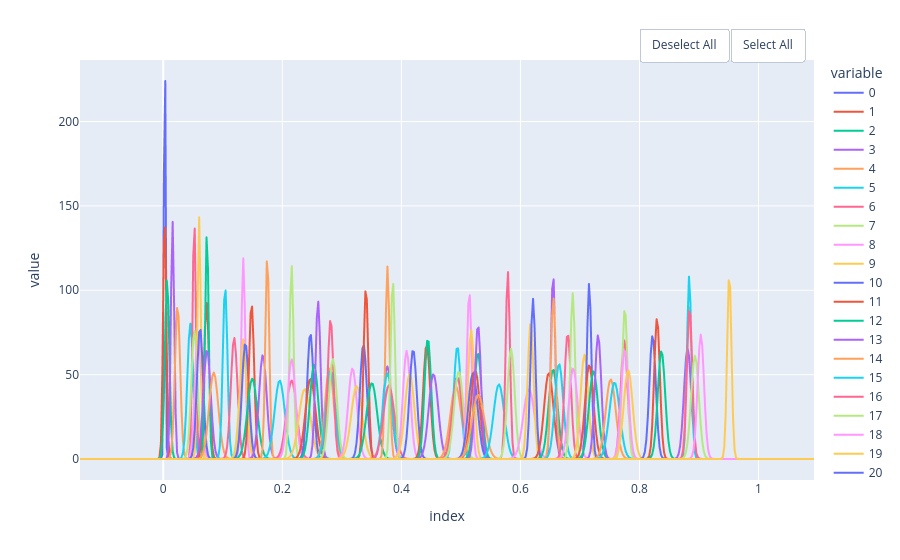
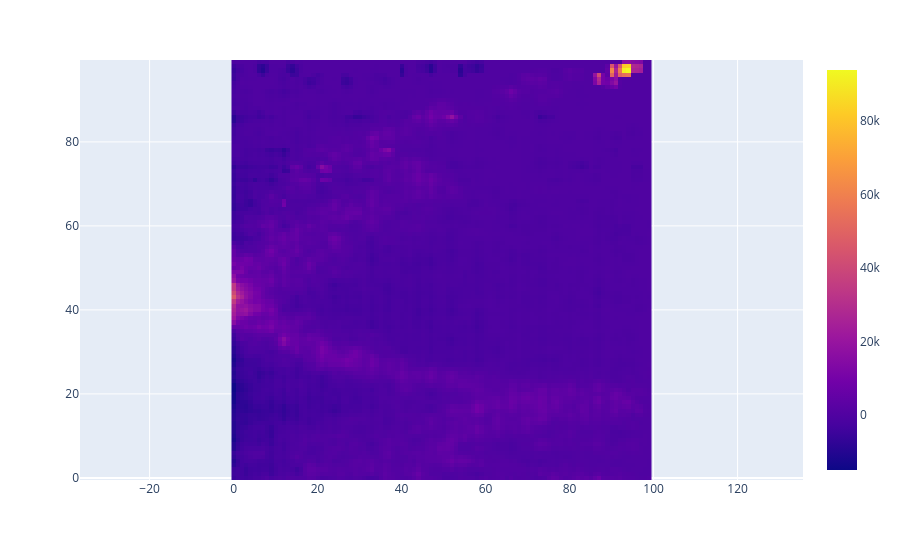

Here is the notebook cell these charts were saved with, in order:
### Code cell
#spn.plot_som(som_1, True)
spn.plot_som(som_2, True)
spn.plot_hcm(correlation_matrix)

### Figure 1 — Plotly figure (JSON) as saved in the notebook; plotly's stock layout.template omitted (floating-point values rounded to 4 significant figures; data arrays with more than 128 entries replaced by an {"elided": "..."} marker saying what was removed)
{"data": [{"hovertemplate": "variable=0<br>index=%{x}<br>value=%{y}<extra></extra>", "legendgroup": "0", "line": {"color": "#636efa", "dash": "solid"}, "marker": {"symbol": "circle"}, "mode": "lines", "name": "0", "showlegend": true, "x": {"elided": "500 float values"}, "xaxis": "x", "y": {"elided": "500 float values"}, "yaxis": "y", "type": "scattergl"}, {"hovertemplate": "variable=1<br>index=%{x}<br>value=%{y}<extra></extra>", "legendgroup": "1", "line": {"color": "#EF553B", "dash": "solid"}, "marker": {"symbol": "circle"}, "mode": "lines", "name": "1", "showlegend": true, "x": {"elided": "500 float values"}, "xaxis": "x", "y": {"elided": "500 float values"}, "yaxis": "y", "type": "scattergl"}, {"hovertemplate": "variable=2<br>index=%{x}<br>value=%{y}<extra></extra>", "legendgroup": "2", "line": {"color": "#00cc96", "dash": "solid"}, "marker": {"symbol": "circle"}, "mode": "lines", "name": "2", "showlegend": true, "x": {"elided": "500 float values"}, "xaxis": "x", "y": {"elided": "500 float values"}, "yaxis": "y", "type": "scattergl"}, {"hovertemplate": "variable=3<br>index=%{x}<br>value=%{y}<extra></extra>", "legendgroup": "3", "line": {"color": "#ab63fa", "dash": "solid"}, "marker": {"symbol": "circle"}, "mode": "lines", "name": "3", "showlegend": true, "x": {"elided": "500 float values"}, "xaxis": "x", "y": {"elided": "500 float values"}, "yaxis": "y", "type": "scattergl"}, {"hovertemplate": "variable=4<br>index=%{x}<br>value=%{y}<extra></extra>", "legendgroup": "4", "line": {"color": "#FFA15A", "dash": "solid"}, "marker": {"symbol": "circle"}, "mode": "lines", "name": "4", "showlegend": true, "x": {"elided": "500 float values"}, "xaxis": "x", "y": {"elided": "500 float values"}, "yaxis": "y", "type": "scattergl"}, {"hovertemplate": "variable=5<br>index=%{x}<br>value=%{y}<extra></extra>", "legendgroup": "5", "line": {"color": "#19d3f3", "dash": "solid"}, "marker": {"symbol": "circle"}, "mode": "lines", "name": "5", "showlegend": true, "x": {"elided": "500 float values"}, "xaxis": "x", "y": {"elided": "500 float values"}, "yaxis": "y", "type": "scattergl"}, {"hovertemplate": "variable=6<br>index=%{x}<br>value=%{y}<extra></extra>", "legendgroup": "6", "line": {"color": "#FF6692", "dash": "solid"}, "marker": {"symbol": "circle"}, "mode": "lines", "name": "6", "showlegend": true, "x": {"elided": "500 float values"}, "xaxis": "x", "y": {"elided": "500 float values"}, "yaxis": "y", "type": "scattergl"}, {"hovertemplate": "variable=7<br>index=%{x}<br>value=%{y}<extra></extra>", "legendgroup": "7", "line": {"color": "#B6E880", "dash": "solid"}, "marker": {"symbol": "circle"}, "mode": "lines", "name": "7", "showlegend": true, "x": {"elided": "500 float values"}, "xaxis": "x", "y": {"elided": "500 float values"}, "yaxis": "y", "type": "scattergl"}, {"hovertemplate": "variable=8<br>index=%{x}<br>value=%{y}<extra></extra>", "legendgroup": "8", "line": {"color": "#FF97FF", "dash": "solid"}, "marker": {"symbol": "circle"}, "mode": "lines", "name": "8", "showlegend": true, "x": {"elided": "500 float values"}, "xaxis": "x", "y": {"elided": "500 float values"}, "yaxis": "y", "type": "scattergl"}, {"hovertemplate": "variable=9<br>index=%{x}<br>value=%{y}<extra></extra>", "legendgroup": "9", "line": {"color": "#FECB52", "dash": "solid"}, "marker": {"symbol": "circle"}, "mode": "lines", "name": "9", "showlegend": true, "x": {"elided": "500 float values"}, "xaxis": "x", "y": {"elided": "500 float values"}, "yaxis": "y", "type": "scattergl"}, {"hovertemplate": "variable=10<br>index=%{x}<br>value=%{y}<extra></extra>", "legendgroup": "10", "line": {"color": "#636efa", "dash": "solid"}, "marker": {"symbol": "circle"}, "mode": "lines", "name": "10", "showlegend": true, "x": {"elided": "500 float values"}, "xaxis": "x", "y": {"elided": "500 float values"}, "yaxis": "y", "type": "scattergl"}, {"hovertemplate": "variable=11<br>index=%{x}<br>value=%{y}<extra></extra>", "legendgroup": "11", "line": {"color": "#EF553B", "dash": "solid"}, "marker": {"symbol": "circle"}, "mode": "lines", "name": "11", "showlegend": true, "x": {"elided": "500 float values"}, "xaxis": "x", "y": {"elided": "500 float values"}, "yaxis": "y", "type": "scattergl"}, {"hovertemplate": "variable=12<br>index=%{x}<br>value=%{y}<extra></extra>", "legendgroup": "12", "line": {"color": "#00cc96", "dash": "solid"}, "marker": {"symbol": "circle"}, "mode": "lines", "name": "12", "showlegend": true, "x": {"elided": "500 float values"}, "xaxis": "x", "y": {"elided": "500 float values"}, "yaxis": "y", "type": "scattergl"}, {"hovertemplate": "variable=13<br>index=%{x}<br>value=%{y}<extra></extra>", "legendgroup": "13", "line": {"color": "#ab63fa", "dash": "solid"}, "marker": {"symbol": "circle"}, "mode": "lines", "name": "13", "showlegend": true, "x": {"elided": "500 float values"}, "xaxis": "x", "y": {"elided": "500 float values"}, "yaxis": "y", "type": "scattergl"}, {"hovertemplate": "variable=14<br>index=%{x}<br>value=%{y}<extra></extra>", "legendgroup": "14", "line": {"color": "#FFA15A", "dash": "solid"}, "marker": {"symbol": "circle"}, "mode": "lines", "name": "14", "showlegend": true, "x": {"elided": "500 float values"}, "xaxis": "x", "y": {"elided": "500 float values"}, "yaxis": "y", "type": "scattergl"}, {"hovertemplate": "variable=15<br>index=%{x}<br>value=%{y}<extra></extra>", "legendgroup": "15", "line": {"color": "#19d3f3", "dash": "solid"}, "marker": {"symbol": "circle"}, "mode": "lines", "name": "15", "showlegend": true, "x": {"elided": "500 float values"}, "xaxis": "x", "y": {"elided": "500 float values"}, "yaxis": "y", "type": "scattergl"}, {"hovertemplate": "variable=16<br>index=%{x}<br>value=%{y}<extra></extra>", "legendgroup": "16", "line": {"color": "#FF6692", "dash": "solid"}, "marker": {"symbol": "circle"}, "mode": "lines", "name": "16", "showlegend": true, "x": {"elided": "500 float values"}, "xaxis": "x", "y": {"elided": "500 float values"}, "yaxis": "y", "type": "scattergl"}, {"hovertemplate": "variable=17<br>index=%{x}<br>value=%{y}<extra></extra>", "legendgroup": "17", "line": {"color": "#B6E880", "dash": "solid"}, "marker": {"symbol": "circle"}, "mode": "lines", "name": "17", "showlegend": true, "x": {"elided": "500 float values"}, "xaxis": "x", "y": {"elided": "500 float values"}, "yaxis": "y", "type": "scattergl"}, {"hovertemplate": "variable=18<br>index=%{x}<br>value=%{y}<extra></extra>", "legendgroup": "18", "line": {"color": "#FF97FF", "dash": "solid"}, "marker": {"symbol": "circle"}, "mode": "lines", "name": "18", "showlegend": true, "x": {"elided": "500 float values"}, "xaxis": "x", "y": {"elided": "500 float values"}, "yaxis": "y", "type": "scattergl"}, {"hovertemplate": "variable=19<br>index=%{x}<br>value=%{y}<extra></extra>", "legendgroup": "19", "line": {"color": "#FECB52", "dash": "solid"}, "marker": {"symbol": "circle"}, "mode": "lines", "name": "19", "showlegend": true, "x": {"elided": "500 float values"}, "xaxis": "x", "y": {"elided": "500 float values"}, "yaxis": "y", "type": "scattergl"}, {"hovertemplate": "variable=20<br>index=%{x}<br>value=%{y}<extra></extra>", "legendgroup": "20", "line": {"color": "#636efa", "dash": "solid"}, "marker": {"symbol": "circle"}, "mode": "lines", "name": "20", "showlegend": true, "x": {"elided": "500 float values"}, "xaxis": "x", "y": {"elided": "500 float values"}, "yaxis": "y", "type": "scattergl"}, {"hovertemplate": "variable=21<br>index=%{x}<br>value=%{y}<extra></extra>", "legendgroup": "21", "line": {"color": "#EF553B", "dash": "solid"}, "marker": {"symbol": "circle"}, "mode": "lines", "name": "21", "showlegend": true, "x": {"elided": "500 float values"}, "xaxis": "x", "y": {"elided": "500 float values"}, "yaxis": "y", "type": "scattergl"}, {"hovertemplate": "variable=22<br>index=%{x}<br>value=%{y}<extra></extra>", "legendgroup": "22", "line": {"color": "#00cc96", "dash": "solid"}, "marker": {"symbol": "circle"}, "mode": "lines", "name": "22", "showlegend": true, "x": {"elided": "500 float values"}, "xaxis": "x", "y": {"elided": "500 float values"}, "yaxis": "y", "type": "scattergl"}, {"hovertemplate": "variable=23<br>index=%{x}<br>value=%{y}<extra></extra>", "legendgroup": "23", "line": {"color": "#ab63fa", "dash": "solid"}, "marker": {"symbol": "circle"}, "mode": "lines", "name": "23", "showlegend": true, "x": {"elided": "500 float values"}, "xaxis": "x", "y": {"elided": "500 float values"}, "yaxis": "y", "type": "scattergl"}, {"hovertemplate": "variable=24<br>index=%{x}<br>value=%{y}<extra></extra>", "legendgroup": "24", "line": {"color": "#FFA15A", "dash": "solid"}, "marker": {"symbol": "circle"}, "mode": "lines", "name": "24", "showlegend": true, "x": {"elided": "500 float values"}, "xaxis": "x", "y": {"elided": "500 float values"}, "yaxis": "y", "type": "scattergl"}, {"hovertemplate": "variable=25<br>index=%{x}<br>value=%{y}<extra></extra>", "legendgroup": "25", "line": {"color": "#19d3f3", "dash": "solid"}, "marker": {"symbol": "circle"}, "mode": "lines", "name": "25", "showlegend": true, "x": {"elided": "500 float values"}, "xaxis": "x", "y": {"elided": "500 float values"}, "yaxis": "y", "type": "scattergl"}, {"hovertemplate": "variable=26<br>index=%{x}<br>value=%{y}<extra></extra>", "legendgroup": "26", "line": {"color": "#FF6692", "dash": "solid"}, "marker": {"symbol": "circle"}, "mode": "lines", "name": "26", "showlegend": true, "x": {"elided": "500 float values"}, "xaxis": "x", "y": {"elided": "500 float values"}, "yaxis": "y", "type": "scattergl"}, {"hovertemplate": "variable=27<br>index=%{x}<br>value=%{y}<extra></extra>", "legendgroup": "27", "line": {"color": "#B6E880", "dash": "solid"}, "marker": {"symbol": "circle"}, "mode": "lines", "name": "27", "showlegend": true, "x": {"elided": "500 float values"}, "xaxis": "x", "y": {"elided": "500 float values"}, "yaxis": "y", "type": "scattergl"}, {"hovertemplate": "variable=28<br>index=%{x}<br>value=%{y}<extra></extra>", "legendgroup": "28", "line": {"color": "#FF97FF", "dash": "solid"}, "marker": {"symbol": "circle"}, "mode": "lines", "name": "28", "showlegend": true, "x": {"elided": "500 float values"}, "xaxis": "x", "y": {"elided": "500 float values"}, "yaxis": "y", "type": "scattergl"}, {"hovertemplate": "variable=29<br>index=%{x}<br>value=%{y}<extra></extra>", "legendgroup": "29", "line": {"color": "#FECB52", "dash": "solid"}, "marker": {"symbol": "circle"}, "mode": "lines", "name": "29", "showlegend": true, "x": {"elided": "500 float values"}, "xaxis": "x", "y": {"elided": "500 float values"}, "yaxis": "y", "type": "scattergl"}, {"hovertemplate": "variable=30<br>index=%{x}<br>value=%{y}<extra></extra>", "legendgroup": "30", "line": {"color": "#636efa", "dash": "solid"}, "marker": {"symbol": "circle"}, "mode": "lines", "name": "30", "showlegend": true, "x": {"elided": "500 float values"}, "xaxis": "x", "y": {"elided": "500 float values"}, "yaxis": "y", "type": "scattergl"}, {"hovertemplate": "variable=31<br>index=%{x}<br>value=%{y}<extra></extra>", "legendgroup": "31", "line": {"color": "#EF553B", "dash": "solid"}, "marker": {"symbol": "circle"}, "mode": "lines", "name": "31", "showlegend": true, "x": {"elided": "500 float values"}, "xaxis": "x", "y": {"elided": "500 float values"}, "yaxis": "y", "type": "scattergl"}, {"hovertemplate": "variable=32<br>index=%{x}<br>value=%{y}<extra></extra>", "legendgroup": "32", "line": {"color": "#00cc96", "dash": "solid"}, "marker": {"symbol": "circle"}, "mode": "lines", "name": "32", "showlegend": true, "x": {"elided": "500 float values"}, "xaxis": "x", "y": {"elided": "500 float values"}, "yaxis": "y", "type": "scattergl"}, {"hovertemplate": "variable=33<br>index=%{x}<br>value=%{y}<extra></extra>", "legendgroup": "33", "line": {"color": "#ab63fa", "dash": "solid"}, "marker": {"symbol": "circle"}, "mode": "lines", "name": "33", "showlegend": true, "x": {"elided": "500 float values"}, "xaxis": "x", "y": {"elided": "500 float values"}, "yaxis": "y", "type": "scattergl"}, {"hovertemplate": "variable=34<br>index=%{x}<br>value=%{y}<extra></extra>", "legendgroup": "34", "line": {"color": "#FFA15A", "dash": "solid"}, "marker": {"symbol": "circle"}, "mode": "lines", "name": "34", "showlegend": true, "x": {"elided": "500 float values"}, "xaxis": "x", "y": {"elided": "500 float values"}, "yaxis": "y", "type": "scattergl"}, {"hovertemplate": "variable=35<br>index=%{x}<br>value=%{y}<extra></extra>", "legendgroup": "35", "line": {"color": "#19d3f3", "dash": "solid"}, "marker": {"symbol": "circle"}, "mode": "lines", "name": "35", "showlegend": true, "x": {"elided": "500 float values"}, "xaxis": "x", "y": {"elided": "500 float values"}, "yaxis": "y", "type": "scattergl"}, {"hovertemplate": "variable=36<br>index=%{x}<br>value=%{y}<extra></extra>", "legendgroup": "36", "line": {"color": "#FF6692", "dash": "solid"}, "marker": {"symbol": "circle"}, "mode": "lines", "name": "36", "showlegend": true, "x": {"elided": "500 float values"}, "xaxis": "x", "y": {"elided": "500 float values"}, "yaxis": "y", "type": "scattergl"}, {"hovertemplate": "variable=37<br>index=%{x}<br>value=%{y}<extra></extra>", "legendgroup": "37", "line": {"color": "#B6E880", "dash": "solid"}, "marker": {"symbol": "circle"}, "mode": "lines", "name": "37", "showlegend": true, "x": {"elided": "500 float values"}, "xaxis": "x", "y": {"elided": "500 float values"}, "yaxis": "y", "type": "scattergl"}, {"hovertemplate": "variable=38<br>index=%{x}<br>value=%{y}<extra></extra>", "legendgroup": "38", "line": {"color": "#FF97FF", "dash": "solid"}, "marker": {"symbol": "circle"}, "mode": "lines", "name": "38", "showlegend": true, "x": {"elided": "500 float values"}, "xaxis": "x", "y": {"elided": "500 float values"}, "yaxis": "y", "type": "scattergl"}, {"hovertemplate": "variable=39<br>index=%{x}<br>value=%{y}<extra></extra>", "legendgroup": "39", "line": {"color": "#FECB52", "dash": "solid"}, "marker": {"symbol": "circle"}, "mode": "lines", "name": "39", "showlegend": true, "x": {"elided": "500 float values"}, "xaxis": "x", "y": {"elided": "500 float values"}, "yaxis": "y", "type": "scattergl"}, {"hovertemplate": "variable=40<br>index=%{x}<br>value=%{y}<extra></extra>", "legendgroup": "40", "line": {"color": "#636efa", "dash": "solid"}, "marker": {"symbol": "circle"}, "mode": "lines", "name": "40", "showlegend": true, "x": {"elided": "500 float values"}, "xaxis": "x", "y": {"elided": "500 float values"}, "yaxis": "y", "type": "scattergl"}, {"hovertemplate": "variable=41<br>index=%{x}<br>value=%{y}<extra></extra>", "legendgroup": "41", "line": {"color": "#EF553B", "dash": "solid"}, "marker": {"symbol": "circle"}, "mode": "lines", "name": "41", "showlegend": true, "x": {"elided": "500 float values"}, "xaxis": "x", "y": {"elided": "500 float values"}, "yaxis": "y", "type": "scattergl"}, {"hovertemplate": "variable=42<br>index=%{x}<br>value=%{y}<extra></extra>", "legendgroup": "42", "line": {"color": "#00cc96", "dash": "solid"}, "marker": {"symbol": "circle"}, "mode": "lines", "name": "42", "showlegend": true, "x": {"elided": "500 float values"}, "xaxis": "x", "y": {"elided": "500 float values"}, "yaxis": "y", "type": "scattergl"}, {"hovertemplate": "variable=43<br>index=%{x}<br>value=%{y}<extra></extra>", "legendgroup": "43", "line": {"color": "#ab63fa", "dash": "solid"}, "marker": {"symbol": "circle"}, "mode": "lines", "name": "43", "showlegend": true, "x": {"elided": "500 float values"}, "xaxis": "x", "y": {"elided": "500 float values"}, "yaxis": "y", "type": "scattergl"}, {"hovertemplate": "variable=44<br>index=%{x}<br>value=%{y}<extra></extra>", "legendgroup": "44", "line": {"color": "#FFA15A", "dash": "solid"}, "marker": {"symbol": "circle"}, "mode": "lines", "name": "44", "showlegend": true, "x": {"elided": "500 float values"}, "xaxis": "x", "y": {"elided": "500 float values"}, "yaxis": "y", "type": "scattergl"}, {"hovertemplate": "variable=45<br>index=%{x}<br>value=%{y}<extra></extra>", "legendgroup": "45", "line": {"color": "#19d3f3", "dash": "solid"}, "marker": {"symbol": "circle"}, "mode": "lines", "name": "45", "showlegend": true, "x": {"elided": "500 float values"}, "xaxis": "x", "y": {"elided": "500 float values"}, "yaxis": "y", "type": "scattergl"}, {"hovertemplate": "variable=46<br>index=%{x}<br>value=%{y}<extra></extra>", "legendgroup": "46", "line": {"color": "#FF6692", "dash": "solid"}, "marker": {"symbol": "circle"}, "mode": "lines", "name": "46", "showlegend": true, "x": {"elided": "500 float values"}, "xaxis": "x", "y": {"elided": "500 float values"}, "yaxis": "y", "type": "scattergl"}, {"hovertemplate": "variable=47<br>index=%{x}<br>value=%{y}<extra></extra>", "legendgroup": "47", "line": {"color": "#B6E880", "dash": "solid"}, "marker": {"symbol": "circle"}, "mode": "lines", "name": "47", "showlegend": true, "x": {"elided": "500 float values"}, "xaxis": "x", "y": {"elided": "500 float values"}, "yaxis": "y", "type": "scattergl"}, {"hovertemplate": "variable=48<br>index=%{x}<br>value=%{y}<extra></extra>", "legendgroup": "48", "line": {"color": "#FF97FF", "dash": "solid"}, "marker": {"symbol": "circle"}, "mode": "lines", "name": "48", "showlegend": true, "x": {"elided": "500 float values"}, "xaxis": "x", "y": {"elided": "500 float values"}, "yaxis": "y", "type": "scattergl"}, {"hovertemplate": "variable=49<br>index=%{x}<br>value=%{y}<extra></extra>", "legendgroup": "49", "line": {"color": "#FECB52", "dash": "solid"}, "marker": {"symbol": "circle"}, "mode": "lines", "name": "49", "showlegend": true, "x": {"elided": "500 float values"}, "xaxis": "x", "y": {"elided": "500 float values"}, "yaxis": "y", "type": "scattergl"}, {"hovertemplate": "variable=50<br>index=%{x}<br>value=%{y}<extra></extra>", "legendgroup": "50", "line": {"color": "#636efa", "dash": "solid"}, "marker": {"symbol": "circle"}, "mode": "lines", "name": "50", "showlegend": true, "x": {"elided": "500 float values"}, "xaxis": "x", "y": {"elided": "500 float values"}, "yaxis": "y", "type": "scattergl"}, {"hovertemplate": "variable=51<br>index=%{x}<br>value=%{y}<extra></extra>", "legendgroup": "51", "line": {"color": "#EF553B", "dash": "solid"}, "marker": {"symbol": "circle"}, "mode": "lines", "name": "51", "showlegend": true, "x": {"elided": "500 float values"}, "xaxis": "x", "y": {"elided": "500 float values"}, "yaxis": "y", "type": "scattergl"}, {"hovertemplate": "variable=52<br>index=%{x}<br>value=%{y}<extra></extra>", "legendgroup": "52", "line": {"color": "#00cc96", "dash": "solid"}, "marker": {"symbol": "circle"}, "mode": "lines", "name": "52", "showlegend": true, "x": {"elided": "500 float values"}, "xaxis": "x", "y": {"elided": "500 float values"}, "yaxis": "y", "type": "scattergl"}, {"hovertemplate": "variable=53<br>index=%{x}<br>value=%{y}<extra></extra>", "legendgroup": "53", "line": {"color": "#ab63fa", "dash": "solid"}, "marker": {"symbol": "circle"}, "mode": "lines", "name": "53", "showlegend": true, "x": {"elided": "500 float values"}, "xaxis": "x", "y": {"elided": "500 float values"}, "yaxis": "y", "type": "scattergl"}, {"hovertemplate": "variable=54<br>index=%{x}<br>value=%{y}<extra></extra>", "legendgroup": "54", "line": {"color": "#FFA15A", "dash": "solid"}, "marker": {"symbol": "circle"}, "mode": "lines", "name": "54", "showlegend": true, "x": {"elided": "500 float values"}, "xaxis": "x", "y": {"elided": "500 float values"}, "yaxis": "y", "type": "scattergl"}, {"hovertemplate": "variable=55<br>index=%{x}<br>value=%{y}<extra></extra>", "legendgroup": "55", "line": {"color": "#19d3f3", "dash": "solid"}, "marker": {"symbol": "circle"}, "mode": "lines", "name": "55", "showlegend": true, "x": {"elided": "500 float values"}, "xaxis": "x", "y": {"elided": "500 float values"}, "yaxis": "y", "type": "scattergl"}, {"hovertemplate": "variable=56<br>index=%{x}<br>value=%{y}<extra></extra>", "legendgroup": "56", "line": {"color": "#FF6692", "dash": "solid"}, "marker": {"symbol": "circle"}, "mode": "lines", "name": "56", "showlegend": true, "x": {"elided": "500 float values"}, "xaxis": "x", "y": {"elided": "500 float values"}, "yaxis": "y", "type": "scattergl"}, {"hovertemplate": "variable=57<br>index=%{x}<br>value=%{y}<extra></extra>", "legendgroup": "57", "line": {"color": "#B6E880", "dash": "solid"}, "marker": {"symbol": "circle"}, "mode": "lines", "name": "57", "showlegend": true, "x": {"elided": "500 float values"}, "xaxis": "x", "y": {"elided": "500 float values"}, "yaxis": "y", "type": "scattergl"}, {"hovertemplate": "variable=58<br>index=%{x}<br>value=%{y}<extra></extra>", "legendgroup": "58", "line": {"color": "#FF97FF", "dash": "solid"}, "marker": {"symbol": "circle"}, "mode": "lines", "name": "58", "showlegend": true, "x": {"elided": "500 float values"}, "xaxis": "x", "y": {"elided": "500 float values"}, "yaxis": "y", "type": "scattergl"}, {"hovertemplate": "variable=59<br>index=%{x}<br>value=%{y}<extra></extra>", "legendgroup": "59", "line": {"color": "#FECB52", "dash": "solid"}, "marker": {"symbol": "circle"}, "mode": "lines", "name": "59", "showlegend": true, "x": {"elided": "500 float values"}, "xaxis": "x", "y": {"elided": "500 float values"}, "yaxis": "y", "type": "scattergl"}, {"hovertemplate": "variable=60<br>index=%{x}<br>value=%{y}<extra></extra>", "legendgroup": "60", "line": {"color": "#636efa", "dash": "solid"}, "marker": {"symbol": "circle"}, "mode": "lines", "name": "60", "showlegend": true, "x": {"elided": "500 float values"}, "xaxis": "x", "y": {"elided": "500 float values"}, "yaxis": "y", "type": "scattergl"}, {"hovertemplate": "variable=61<br>index=%{x}<br>value=%{y}<extra></extra>", "legendgroup": "61", "line": {"color": "#EF553B", "dash": "solid"}, "marker": {"symbol": "circle"}, "mode": "lines", "name": "61", "showlegend": true, "x": {"elided": "500 float values"}, "xaxis": "x", "y": {"elided": "500 float values"}, "yaxis": "y", "type": "scattergl"}, {"hovertemplate": "variable=62<br>index=%{x}<br>value=%{y}<extra></extra>", "legendgroup": "62", "line": {"color": "#00cc96", "dash": "solid"}, "marker": {"symbol": "circle"}, "mode": "lines", "name": "62", "showlegend": true, "x": {"elided": "500 float values"}, "xaxis": "x", "y": {"elided": "500 float values"}, "yaxis": "y", "type": "scattergl"}, {"hovertemplate": "variable=63<br>index=%{x}<br>value=%{y}<extra></extra>", "legendgroup": "63", "line": {"color": "#ab63fa", "dash": "solid"}, "marker": {"symbol": "circle"}, "mode": "lines", "name": "63", "showlegend": true, "x": {"elided": "500 float values"}, "xaxis": "x", "y": {"elided": "500 float values"}, "yaxis": "y", "type": "scattergl"}, {"hovertemplate": "variable=64<br>index=%{x}<br>value=%{y}<extra></extra>", "legendgroup": "64", "line": {"color": "#FFA15A", "dash": "solid"}, "marker": {"symbol": "circle"}, "mode": "lines", "name": "64", "showlegend": true, "x": {"elided": "500 float values"}, "xaxis": "x", "y": {"elided": "500 float values"}, "yaxis": "y", "type": "scattergl"}, {"hovertemplate": "variable=65<br>index=%{x}<br>value=%{y}<extra></extra>", "legendgroup": "65", "line": {"color": "#19d3f3", "dash": "solid"}, "marker": {"symbol": "circle"}, "mode": "lines", "name": "65", "showlegend": true, "x": {"elided": "500 float values"}, "xaxis": "x", "y": {"elided": "500 float values"}, "yaxis": "y", "type": "scattergl"}, {"hovertemplate": "variable=66<br>index=%{x}<br>value=%{y}<extra></extra>", "legendgroup": "66", "line": {"color": "#FF6692", "dash": "solid"}, "marker": {"symbol": "circle"}, "mode": "lines", "name": "66", "showlegend": true, "x": {"elided": "500 float values"}, "xaxis": "x", "y": {"elided": "500 float values"}, "yaxis": "y", "type": "scattergl"}, {"hovertemplate": "variable=67<br>index=%{x}<br>value=%{y}<extra></extra>", "legendgroup": "67", "line": {"color": "#B6E880", "dash": "solid"}, "marker": {"symbol": "circle"}, "mode": "lines", "name": "67", "showlegend": true, "x": {"elided": "500 float values"}, "xaxis": "x", "y": {"elided": "500 float values"}, "yaxis": "y", "type": "scattergl"}, {"hovertemplate": "variable=68<br>index=%{x}<br>value=%{y}<extra></extra>", "legendgroup": "68", "line": {"color": "#FF97FF", "dash": "solid"}, "marker": {"symbol": "circle"}, "mode": "lines", "name": "68", "showlegend": true, "x": {"elided": "500 float values"}, "xaxis": "x", "y": {"elided": "500 float values"}, "yaxis": "y", "type": "scattergl"}, {"hovertemplate": "variable=69<br>index=%{x}<br>value=%{y}<extra></extra>", "legendgroup": "69", "line": {"color": "#FECB52", "dash": "solid"}, "marker": {"symbol": "circle"}, "mode": "lines", "name": "69", "showlegend": true, "x": {"elided": "500 float values"}, "xaxis": "x", "y": {"elided": "500 float values"}, "yaxis": "y", "type": "scattergl"}, {"hovertemplate": "variable=70<br>index=%{x}<br>value=%{y}<extra></extra>", "legendgroup": "70", "line": {"color": "#636efa", "dash": "solid"}, "marker": {"symbol": "circle"}, "mode": "lines", "name": "70", "showlegend": true, "x": {"elided": "500 float values"}, "xaxis": "x", "y": {"elided": "500 float values"}, "yaxis": "y", "type": "scattergl"}, {"hovertemplate": "variable=71<br>index=%{x}<br>value=%{y}<extra></extra>", "legendgroup": "71", "line": {"color": "#EF553B", "dash": "solid"}, "marker": {"symbol": "circle"}, "mode": "lines", "name": "71", "showlegend": true, "x": {"elided": "500 float values"}, "xaxis": "x", "y": {"elided": "500 float values"}, "yaxis": "y", "type": "scattergl"}, {"hovertemplate": "variable=72<br>index=%{x}<br>value=%{y}<extra></extra>", "legendgroup": "72", "line": {"color": "#00cc96", "dash": "solid"}, "marker": {"symbol": "circle"}, "mode": "lines", "name": "72", "showlegend": true, "x": {"elided": "500 float values"}, "xaxis": "x", "y": {"elided": "500 float values"}, "yaxis": "y", "type": "scattergl"}, {"hovertemplate": "variable=73<br>index=%{x}<br>value=%{y}<extra></extra>", "legendgroup": "73", "line": {"color": "#ab63fa", "dash": "solid"}, "marker": {"symbol": "circle"}, "mode": "lines", "name": "73", "showlegend": true, "x": {"elided": "500 float values"}, "xaxis": "x", "y": {"elided": "500 float values"}, "yaxis": "y", "type": "scattergl"}, {"hovertemplate": "variable=74<br>index=%{x}<br>value=%{y}<extra></extra>", "legendgroup": "74", "line": {"color": "#FFA15A", "dash": "solid"}, "marker": {"symbol": "circle"}, "mode": "lines", "name": "74", "showlegend": true, "x": {"elided": "500 float values"}, "xaxis": "x", "y": {"elided": "500 float values"}, "yaxis": "y", "type": "scattergl"}, {"hovertemplate": "variable=75<br>index=%{x}<br>value=%{y}<extra></extra>", "legendgroup": "75", "line": {"color": "#19d3f3", "dash": "solid"}, "marker": {"symbol": "circle"}, "mode": "lines", "name": "75", "showlegend": true, "x": {"elided": "500 float values"}, "xaxis": "x", "y": {"elided": "500 float values"}, "yaxis": "y", "type": "scattergl"}, {"hovertemplate": "variable=76<br>index=%{x}<br>value=%{y}<extra></extra>", "legendgroup": "76", "line": {"color": "#FF6692", "dash": "solid"}, "marker": {"symbol": "circle"}, "mode": "lines", "name": "76", "showlegend": true, "x": {"elided": "500 float values"}, "xaxis": "x", "y": {"elided": "500 float values"}, "yaxis": "y", "type": "scattergl"}, {"hovertemplate": "variable=77<br>index=%{x}<br>value=%{y}<extra></extra>", "legendgroup": "77", "line": {"color": "#B6E880", "dash": "solid"}, "marker": {"symbol": "circle"}, "mode": "lines", "name": "77", "showlegend": true, "x": {"elided": "500 float values"}, "xaxis": "x", "y": {"elided": "500 float values"}, "yaxis": "y", "type": "scattergl"}, {"hovertemplate": "variable=78<br>index=%{x}<br>value=%{y}<extra></extra>", "legendgroup": "78", "line": {"color": "#FF97FF", "dash": "solid"}, "marker": {"symbol": "circle"}, "mode": "lines", "name": "78", "showlegend": true, "x": {"elided": "500 float values"}, "xaxis": "x", "y": {"elided": "500 float values"}, "yaxis": "y", "type": "scattergl"}, {"hovertemplate": "variable=79<br>index=%{x}<br>value=%{y}<extra></extra>", "legendgroup": "79", "line": {"color": "#FECB52", "dash": "solid"}, "marker": {"symbol": "circle"}, "mode": "lines", "name": "79", "showlegend": true, "x": {"elided": "500 float values"}, "xaxis": "x", "y": {"elided": "500 float values"}, "yaxis": "y", "type": "scattergl"}, {"hovertemplate": "variable=80<br>index=%{x}<br>value=%{y}<extra></extra>", "legendgroup": "80", "line": {"color": "#636efa", "dash": "solid"}, "marker": {"symbol": "circle"}, "mode": "lines", "name": "80", "showlegend": true, "x": {"elided": "500 float values"}, "xaxis": "x", "y": {"elided": "500 float values"}, "yaxis": "y", "type": "scattergl"}, {"hovertemplate": "variable=81<br>index=%{x}<br>value=%{y}<extra></extra>", "legendgroup": "81", "line": {"color": "#EF553B", "dash": "solid"}, "marker": {"symbol": "circle"}, "mode": "lines", "name": "81", "showlegend": true, "x": {"elided": "500 float values"}, "xaxis": "x", "y": {"elided": "500 float values"}, "yaxis": "y", "type": "scattergl"}, {"hovertemplate": "variable=82<br>index=%{x}<br>value=%{y}<extra></extra>", "legendgroup": "82", "line": {"color": "#00cc96", "dash": "solid"}, "marker": {"symbol": "circle"}, "mode": "lines", "name": "82", "showlegend": true, "x": {"elided": "500 float values"}, "xaxis": "x", "y": {"elided": "500 float values"}, "yaxis": "y", "type": "scattergl"}, {"hovertemplate": "variable=83<br>index=%{x}<br>value=%{y}<extra></extra>", "legendgroup": "83", "line": {"color": "#ab63fa", "dash": "solid"}, "marker": {"symbol": "circle"}, "mode": "lines", "name": "83", "showlegend": true, "x": {"elided": "500 float values"}, "xaxis": "x", "y": {"elided": "500 float values"}, "yaxis": "y", "type": "scattergl"}, {"hovertemplate": "variable=84<br>index=%{x}<br>value=%{y}<extra></extra>", "legendgroup": "84", "line": {"color": "#FFA15A", "dash": "solid"}, "marker": {"symbol": "circle"}, "mode": "lines", "name": "84", "showlegend": true, "x": {"elided": "500 float values"}, "xaxis": "x", "y": {"elided": "500 float values"}, "yaxis": "y", "type": "scattergl"}, {"hovertemplate": "variable=85<br>index=%{x}<br>value=%{y}<extra></extra>", "legendgroup": "85", "line": {"color": "#19d3f3", "dash": "solid"}, "marker": {"symbol": "circle"}, "mode": "lines", "name": "85", "showlegend": true, "x": {"elided": "500 float values"}, "xaxis": "x", "y": {"elided": "500 float values"}, "yaxis": "y", "type": "scattergl"}, {"hovertemplate": "variable=86<br>index=%{x}<br>value=%{y}<extra></extra>", "legendgroup": "86", "line": {"color": "#FF6692", "dash": "solid"}, "marker": {"symbol": "circle"}, "mode": "lines", "name": "86", "showlegend": true, "x": {"elided": "500 float values"}, "xaxis": "x", "y": {"elided": "500 float values"}, "yaxis": "y", "type": "scattergl"}, {"hovertemplate": "variable=87<br>index=%{x}<br>value=%{y}<extra></extra>", "legendgroup": "87", "line": {"color": "#B6E880", "dash": "solid"}, "marker": {"symbol": "circle"}, "mode": "lines", "name": "87", "showlegend": true, "x": {"elided": "500 float values"}, "xaxis": "x", "y": {"elided": "500 float values"}, "yaxis": "y", "type": "scattergl"}, {"hovertemplate": "variable=88<br>index=%{x}<br>value=%{y}<extra></extra>", "legendgroup": "88", "line": {"color": "#FF97FF", "dash": "solid"}, "marker": {"symbol": "circle"}, "mode": "lines", "name": "88", "showlegend": true, "x": {"elided": "500 float values"}, "xaxis": "x", "y": {"elided": "500 float values"}, "yaxis": "y", "type": "scattergl"}, {"hovertemplate": "variable=89<br>index=%{x}<br>value=%{y}<extra></extra>", "legendgroup": "89", "line": {"color": "#FECB52", "dash": "solid"}, "marker": {"symbol": "circle"}, "mode": "lines", "name": "89", "showlegend": true, "x": {"elided": "500 float values"}, "xaxis": "x", "y": {"elided": "500 float values"}, "yaxis": "y", "type": "scattergl"}, {"hovertemplate": "variable=90<br>index=%{x}<br>value=%{y}<extra></extra>", "legendgroup": "90", "line": {"color": "#636efa", "dash": "solid"}, "marker": {"symbol": "circle"}, "mode": "lines", "name": "90", "showlegend": true, "x": {"elided": "500 float values"}, "xaxis": "x", "y": {"elided": "500 float values"}, "yaxis": "y", "type": "scattergl"}, {"hovertemplate": "variable=91<br>index=%{x}<br>value=%{y}<extra></extra>", "legendgroup": "91", "line": {"color": "#EF553B", "dash": "solid"}, "marker": {"symbol": "circle"}, "mode": "lines", "name": "91", "showlegend": true, "x": {"elided": "500 float values"}, "xaxis": "x", "y": {"elided": "500 float values"}, "yaxis": "y", "type": "scattergl"}, {"hovertemplate": "variable=92<br>index=%{x}<br>value=%{y}<extra></extra>", "legendgroup": "92", "line": {"color": "#00cc96", "dash": "solid"}, "marker": {"symbol": "circle"}, "mode": "lines", "name": "92", "showlegend": true, "x": {"elided": "500 float values"}, "xaxis": "x", "y": {"elided": "500 float values"}, "yaxis": "y", "type": "scattergl"}, {"hovertemplate": "variable=93<br>index=%{x}<br>value=%{y}<extra></extra>", "legendgroup": "93", "line": {"color": "#ab63fa", "dash": "solid"}, "marker": {"symbol": "circle"}, "mode": "lines", "name": "93", "showlegend": true, "x": {"elided": "500 float values"}, "xaxis": "x", "y": {"elided": "500 float values"}, "yaxis": "y", "type": "scattergl"}, {"hovertemplate": "variable=94<br>index=%{x}<br>value=%{y}<extra></extra>", "legendgroup": "94", "line": {"color": "#FFA15A", "dash": "solid"}, "marker": {"symbol": "circle"}, "mode": "lines", "name": "94", "showlegend": true, "x": {"elided": "500 float values"}, "xaxis": "x", "y": {"elided": "500 float values"}, "yaxis": "y", "type": "scattergl"}, {"hovertemplate": "variable=95<br>index=%{x}<br>value=%{y}<extra></extra>", "legendgroup": "95", "line": {"color": "#19d3f3", "dash": "solid"}, "marker": {"symbol": "circle"}, "mode": "lines", "name": "95", "showlegend": true, "x": {"elided": "500 float values"}, "xaxis": "x", "y": {"elided": "500 float values"}, "yaxis": "y", "type": "scattergl"}, {"hovertemplate": "variable=96<br>index=%{x}<br>value=%{y}<extra></extra>", "legendgroup": "96", "line": {"color": "#FF6692", "dash": "solid"}, "marker": {"symbol": "circle"}, "mode": "lines", "name": "96", "showlegend": true, "x": {"elided": "500 float values"}, "xaxis": "x", "y": {"elided": "500 float values"}, "yaxis": "y", "type": "scattergl"}, {"hovertemplate": "variable=97<br>index=%{x}<br>value=%{y}<extra></extra>", "legendgroup": "97", "line": {"color": "#B6E880", "dash": "solid"}, "marker": {"symbol": "circle"}, "mode": "lines", "name": "97", "showlegend": true, "x": {"elided": "500 float values"}, "xaxis": "x", "y": {"elided": "500 float values"}, "yaxis": "y", "type": "scattergl"}, {"hovertemplate": "variable=98<br>index=%{x}<br>value=%{y}<extra></extra>", "legendgroup": "98", "line": {"color": "#FF97FF", "dash": "solid"}, "marker": {"symbol": "circle"}, "mode": "lines", "name": "98", "showlegend": true, "x": {"elided": "500 float values"}, "xaxis": "x", "y": {"elided": "500 float values"}, "yaxis": "y", "type": "scattergl"}, {"hovertemplate": "variable=99<br>index=%{x}<br>value=%{y}<extra></extra>", "legendgroup": "99", "line": {"color": "#FECB52", "dash": "solid"}, "marker": {"symbol": "circle"}, "mode": "lines", "name": "99", "showlegend": true, "x": {"elided": "500 float values"}, "xaxis": "x", "y": {"elided": "500 float values"}, "yaxis": "y", "type": "scattergl"}], "layout": {"xaxis": {"anchor": "y", "domain": [0.0, 1.0], "title": {"text": "index"}}, "yaxis": {"anchor": "x", "domain": [0.0, 1.0], "title": {"text": "value"}}, "legend": {"title": {"text": "variable"}, "tracegroupgap": 0}, "margin": {"t": 60}, "updatemenus": [{"buttons": [{"args": ["visible", "legendonly"], "label": "Deselect All", "method": "restyle"}, {"args": ["visible", true], "label": "Select All", "method": "restyle"}], "direction": "left", "pad": {"r": 10, "t": 10}, "showactive": false, "type": "buttons", "x": 1, "xanchor": "right", "y": 1.1, "yanchor": "top"}]}}

### Figure 2 — Plotly figure (JSON) as saved in the notebook; plotly's stock layout.template omitted (floating-point values rounded to 4 significant figures; data arrays with more than 128 entries replaced by an {"elided": "..."} marker saying what was removed)
{"data": [{"coloraxis": "coloraxis", "name": "0", "z": {"elided": "100x100 float values"}, "type": "heatmap", "xaxis": "x", "yaxis": "y", "hovertemplate": "x: %{x}<br>y: %{y}<br>color: %{z}<extra></extra>"}], "layout": {"xaxis": {"anchor": "y", "domain": [0.0, 1.0]}, "yaxis": {"anchor": "x", "domain": [0.0, 1.0], "autorange": "min", "scaleanchor": "x"}, "coloraxis": {"colorscale": [[0.0, "#0d0887"], [0.1111, "#46039f"], [0.2222, "#7201a8"], [0.3333, "#9c179e"], [0.4444, "#bd3786"], [0.5556, "#d8576b"], [0.6667, "#ed7953"], [0.7778, "#fb9f3a"], [0.8889, "#fdca26"], [1.0, "#f0f921"]]}, "margin": {"t": 60}}}
